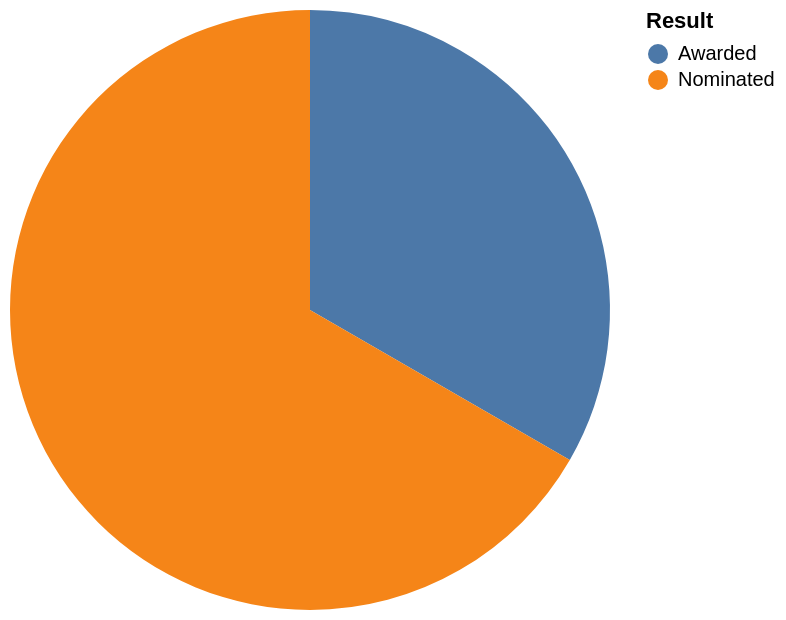

Specify this chart in Vega-Lite:
### Vega-Lite specification from a JSON file in a GitHub repository (floating-point values rounded to 4 significant figures)
{"data": {"values": [{"x_data": "Awarded", "y_data": 3}, {"x_data": "Nominated", "y_data": 6}]}, "mark": "arc", "encoding": {"theta": {"field": "y_data", "type": "quantitative", "title": "COUNT(Result)"}, "color": {"field": "x_data", "type": "nominal", "title": "Result"}}}
